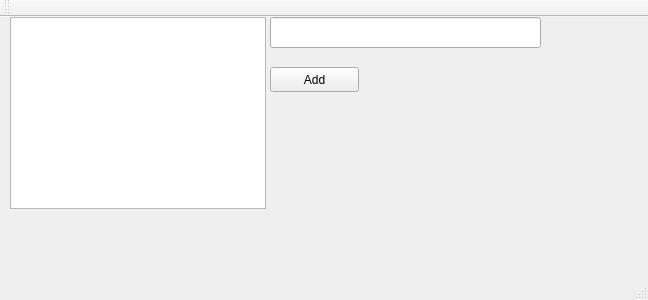
<?xml version="1.0" encoding="UTF-8"?>
<ui version="4.0">
 <class>ListWidget</class>
 <widget class="QMainWindow" name="ListWidget">
  <property name="geometry">
   <rect>
    <x>0</x>
    <y>0</y>
    <width>648</width>
    <height>300</height>
   </rect>
  </property>
  <property name="windowTitle">
   <string>ListWidget</string>
  </property>
  <widget class="QWidget" name="centralWidget">
   <widget class="QListWidget" name="listWidget">
    <property name="geometry">
     <rect>
      <x>10</x>
      <y>0</y>
      <width>256</width>
      <height>192</height>
     </rect>
    </property>
   </widget>
   <widget class="QLineEdit" name="lineEdit">
    <property name="geometry">
     <rect>
      <x>270</x>
      <y>0</y>
      <width>271</width>
      <height>31</height>
     </rect>
    </property>
   </widget>
   <widget class="QPushButton" name="pushButton">
    <property name="geometry">
     <rect>
      <x>270</x>
      <y>50</y>
      <width>89</width>
      <height>25</height>
     </rect>
    </property>
    <property name="text">
     <string>Add</string>
    </property>
   </widget>
  </widget>
  <widget class="QMenuBar" name="menuBar">
   <property name="geometry">
    <rect>
     <x>0</x>
     <y>0</y>
     <width>648</width>
     <height>22</height>
    </rect>
   </property>
  </widget>
  <widget class="QToolBar" name="mainToolBar">
   <attribute name="toolBarArea">
    <enum>TopToolBarArea</enum>
   </attribute>
   <attribute name="toolBarBreak">
    <bool>false</bool>
   </attribute>
  </widget>
  <widget class="QStatusBar" name="statusBar"/>
 </widget>
 <layoutdefault spacing="6" margin="11"/>
 <resources/>
 <connections/>
</ui>
